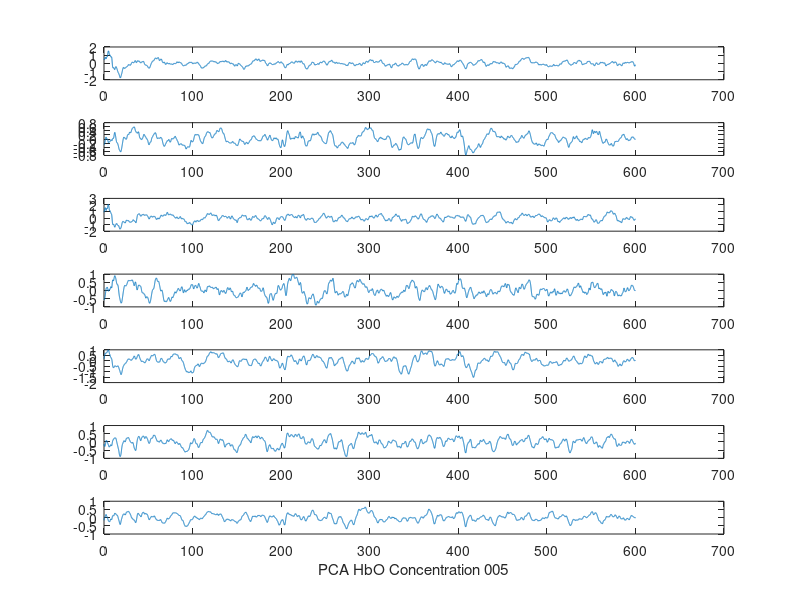

Here is the MATLAB script that generated this plot:
%% included combining channels and plot PCAHbO vs BpfHbO

%% 36
clear all
clc
load('PCAHbO_005_ch36.txt');
ch36=PCAHbO_005_ch36;
t=ch36(:,1);
t(1,:)=[];
ch36(:,1)=[];

%% 57

load('PCAHbO_005_ch57.txt');
ch57=PCAHbO_005_ch57;
ch57(:,1)=[];

%% 214
load('PCAHbO_005_ch214.txt');
ch214=PCAHbO_005_ch214;
ch214(:,1)=[];

%%
m=[ch214 ch57 ch36];

PCAHbO_005=zeros(size(m));
%rearange
index=m(1,:);
for i=1:7
   [r,c,i]=find(index);
   PCAHbO_005(:,i)=m(:,c);
end
PCAHbO_005(1,:)=[];
save('Chi_PCAHbO_005.mat','PCAHbO_005');
save('t.mat','t');

%% plot
figure
for i=1:7
   subplot(7,1,i), plot(t,PCAHbO_005(:,i));
   if (i==7) 
     xlabel ('PCA HbO Concentration 005');  
   end
end
print ('Chi_005_PCAHbO','-dpng');

%Power Spectral Density Estimates Using FFT
% Fs=1/0.055;
% pxx=[];
% fmIndex=[];
% for i=1:7
%     pxx(:,i)=pwelch(BpfHbO_005(:,i),[],[],[],Fs);
%     [max,fmIndex(1,i)]=max(pxx(:,i));
% end
% % pxxC=pwelch(C,[],[],[],Fs);
% % pxxY=pwelch(y2,[],[],[],Fs);
% L=length(pxx)*2-2;
% F = Fs*(0:(L/2))/L;
% fm=[];
% for i=1:7
%     fm(1,i)=F(fmIndex(1,i));
%     subplot(7,1,i), plot(F,pxx(:,i),'r');
% end





